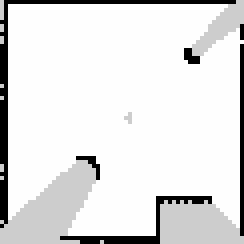
#> input picture World_map.pgm, 61 x 61 px, found by its file name (shown 4 times larger)
$ python testing.py
#> lines starting #> are read from the running program, lines starting #| are printed output that depends on the picture; after the words box and inside, x2 and y2 are one past the last pixel; in counts of white or black regions, pixels touching at a corner belong together
### tidy_cleaning_mode/cleaning_behaviour/global_pathplanning.py
#!/usr/bin/env python


import cv2
import numpy as np
import math
from pathfinding.core.grid import Grid
from pathfinding.finder.best_first import BestFirst
from pathfinding.core.diagonal_movement import DiagonalMovement
from pathfinding.core.heuristic import euclidean

#class will be dedicated to for trying to deduce a path/set of instructions for the robot to move a target box to the correct wall avoiding the obstacles and other boxes
class PathPlanning():
    """Path planning for the boxes and movement

        Inputs:

        map file .pgm

    """
    #colour presets
    red =(0,0,255)
    green = (0,255,0)
    blue = (255,0,0)

    #common images
    img_open  = None
    binary_map = None
    dialated_image = None

    #image params
    width = 0
    height = 0

    #box information]
    green_boxes = None
    red_boxes = None
    target_box =None

    valid_path = True
    #pathing information
    #main path
    path = []
    push = []
    #path to the start
    start = []


    def __init__(self,gboxs,rboxs):
        self.green_boxes = gboxs
        self.red_boxes = rboxs

        #basic config such as opening the image and rescaling
        img = cv2.imread('/workspaces/AMR-Assessment/World_map.pgm',cv2.COLOR_BGR2GRAY)
#> img is the input picture: shape (61, 61); min 0, max 254, mean 225.9
        height, width = img.shape[:2]
#> height = 61; width = 61

        #resolution makes 1 pixel = 0.5cm
        x_factor = 600/width
#> x_factor = 9.84
        y_factor = 600/height
#> y_factor = 9.84

        self.img_open = cv2.resize(img, None, fx=x_factor, fy=y_factor, interpolation=cv2.INTER_NEAREST)
        self.height, self.width = self.img_open.shape[:2]
#> self.height = 600; self.width = 600
        print("current image size ",self.width,"x",self.height)
#| current image size  600 x 600

    def ObsBufferInc(self):
        """used to make the buffers for the obstacles

         obstacle are larger buffer zone than the walls


        """
        x = 20  # Starting x-coordinate of the region
        y = 20  # Starting y-coordinate of the region
        width = 580  # Width of the region
        height = 580  # Height of the region

        # Create a binary mask specifying the region
        mask = np.zeros_like(self.binary_map[:, :])  # Create a mask with the same dimensions as the image
        mask[x:width,y:height] = 255  # Set the region to 255 (white)

        # Apply erosion to the mask
        kernel = np.ones((0, 0), np.uint8)
        eroded_mask = cv2.erode(mask, kernel, iterations=1)
        wall_mask = cv2.bitwise_and(cv2.bitwise_not(self.binary_map), cv2.bitwise_not(self.binary_map), mask=eroded_mask)
        oppi_wal  = cv2.bitwise_not(wall_mask)

        kernel = np.ones((70, 70), np.uint8)
        expanded_black_pixels_mask = cv2.erode(oppi_wal, kernel, iterations=1)
        self.dialated_image = cv2.bitwise_and(expanded_black_pixels_mask, eroded_mask)

    # [27 lines left out: function douglas_peucker, not called in this run]

    def perpendicular_distance(self,point, start, end):
        # Calculate perpendicular distance of 'point' from line connecting 'start' and 'end'
        return abs((end[1] - start[1]) * point[0] - (end[0] - start[0]) * point[1] + end[0] * start[1] - end[1] * start[0]) / ((end[1] - start[1]) ** 2 + (end[0] - start[0]) ** 2) ** 0.5

    # [148 lines left out: functions GetBearing, InterBear, GetPixel, not called in this run]


    def MapOverlay(self):

        #adding the boxes onto the map
        for boxes in self.green_boxes:
            box_x =  int(((boxes[2] - -1.5)/3) * self.width)
            box_y = 600-int(((boxes[3]  - - 1.5)/3) * self.height)
            cv2.rectangle(self.binary_map, (box_x-6, box_y-6), (box_x + 6, box_y + 6), (0,0,0), thickness=-1)

        for box in self.red_boxes:
            box_x =  int(((box[2] - -1.5)/3) * self.width)
            box_y = 600-int(((box[3]  - - 1.5)/3) * self.height)
            cv2.rectangle(self.binary_map, (box_x-6, box_y-6), (box_x + 6, box_y + 6), (0,0,0), thickness=-1)


    # [79 lines left out: functions Nav2Start, Pix2Cart, not called in this run]

    def PathMakingBackup(self,botx,boty,target):
            ##Main function that will provide the path planning based on a customised method
#> called with botx = 0, boty = 0
            self.target_box=target
            if self.target_box[0] !=None:
                pot_goals = []
                if self.target_box[1] == 1.0:
                    x = 570

                else:
                    x=50


                for i in range(100,500):
                    pot_goals.append([x,i])

                print("Planning a Path")
                sx =  int(((self.target_box[2] - -1.5)/3) * self.width)
#> sx = 471
                sy= 600-int(((self.target_box[3]  - - 1.5)/3) * self.height)
#> sy = 384
                self.X =  int(((botx - -1.5)/3) * self.width)
#> self.X = 300
                self.Y = 600-int(((boty  - - 1.5)/3) * self.height)
#> self.Y = 300
                start = [sx,sy]
#> start = [471, 384]


                child = start
#> child = [471, 384]
                self.path = []
                new_green = []
                new_red = []
                for gboxes in self.green_boxes:
                    if gboxes != target:
                        new_green.append(gboxes)
                for rboxes in self.red_boxes:
                    if rboxes != target:
                        new_red.append(rboxes)

                self.green_boxes = new_green
                self.red_boxes = new_red


                tx =  int(((target[2] - -1.5)/3) * self.width)
#> tx = 471
                ty= 600-int(((target[3]  - - 1.5)/3) * self.height)
                self.target_box = target

                #[tx,ty]
                a, self.binary_map = cv2.threshold(self.img_open, 127, 255, cv2.THRESH_BINARY)
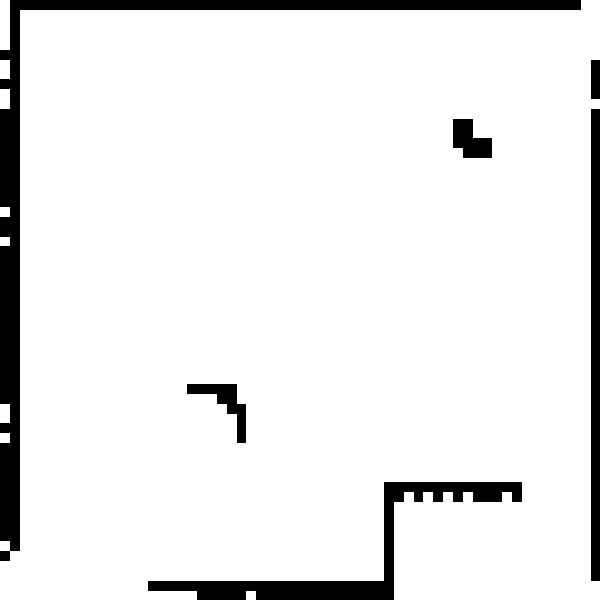
#> self.binary_map: shape (600, 600); 91.9% white; 6 black regions, box (x1, y1, x2, y2) and area: (0, 0, 581, 561) 15260, (148, 482, 522, 600) 7193, (591, 109, 600, 581) 4248, (187, 384, 246, 443) 1151, (453, 119, 492, 158) 1060, (591, 60, 600, 99) 351
                #adding the boxes that arent the except from the moving box to the obstacles
                self.MapOverlay()
#> after the loop in MapOverlay, `for boxes in self.green_boxes:`:
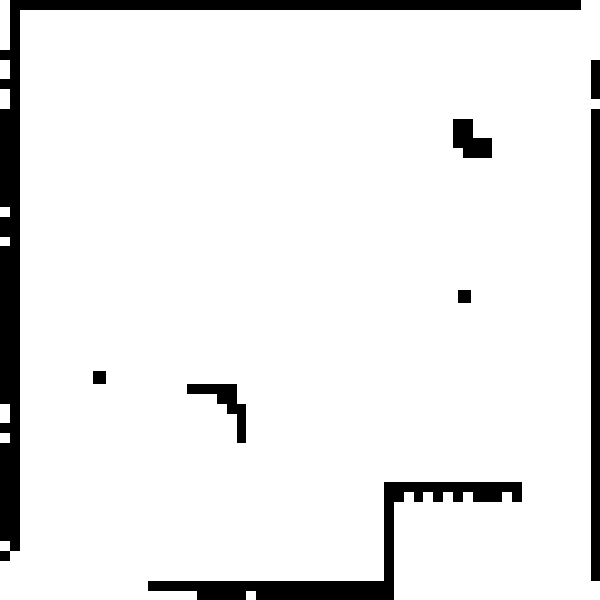
#> self.binary_map: shape (600, 600); 91.8% white; 8 black regions, largest, box (x1, y1, x2, y2) and area: (0, 0, 581, 561) 15260, (148, 482, 522, 600) 7193, (591, 109, 600, 581) 4248
#> after the loop in MapOverlay, `for box in self.red_boxes:`:
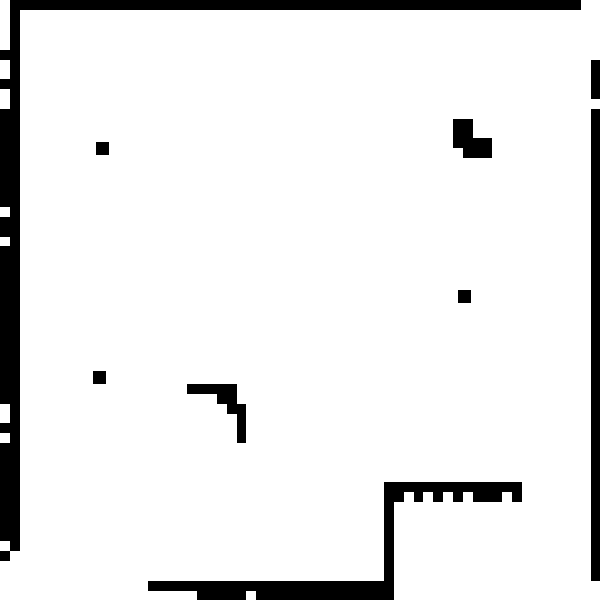
#> self.binary_map: shape (600, 600); 91.7% white; 9 black regions, largest, box (x1, y1, x2, y2) and area: (0, 0, 581, 561) 15260, (148, 482, 522, 600) 7193, (591, 109, 600, 581) 4248
                #creating a dialated image for obstacle free navigation
                self.ObsBufferInc()
#> in ObsBufferInc, `eroded_mask = cv2.erode(mask, kernel, iterations=1)`: eroded_mask: shape (600, 600); 86.5% white; 1 black region, box (x1, y1, x2, y2) and area: (0, 0, 600, 600) 48636
#> in ObsBufferInc, `eroded_mask = cv2.erode(mask, kernel, iterations=1)`:
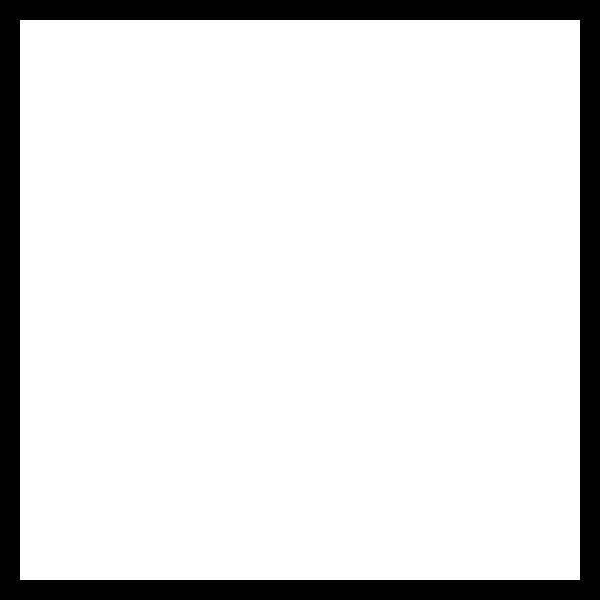
#> mask: shape (600, 600); 87.1% white; 1 black region, box (x1, y1, x2, y2) and area: (0, 0, 600, 600) 46400
#> in ObsBufferInc, `wall_mask = cv2.bitwise_and(cv2.bitwise_not(self.binary_map), cv2.bitw..`:
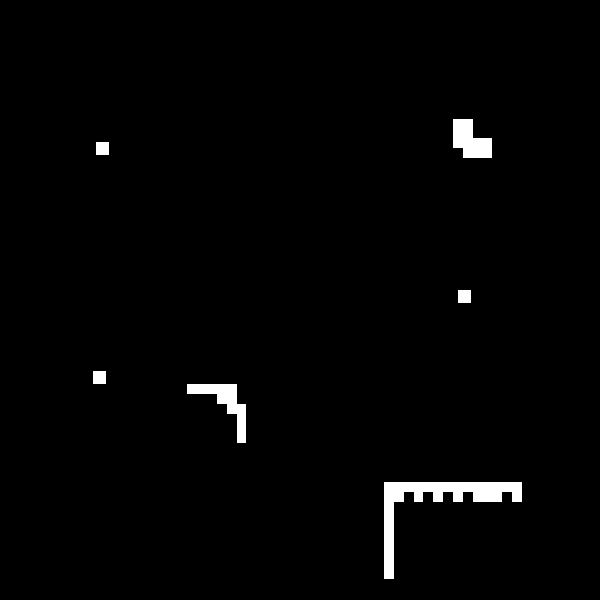
#> wall_mask: shape (600, 600); 1.6% white; 6 white regions, box (x1, y1, x2, y2) and area: (384, 482, 522, 579) 3030, (187, 384, 246, 443) 1151, (453, 119, 492, 158) 1060, (96, 142, 109, 155) 169, (458, 290, 471, 303) 169, (93, 371, 106, 384) 169
#> in ObsBufferInc, `expanded_black_pixels_mask = cv2.erode(oppi_wal, kernel, iterations=1)`:
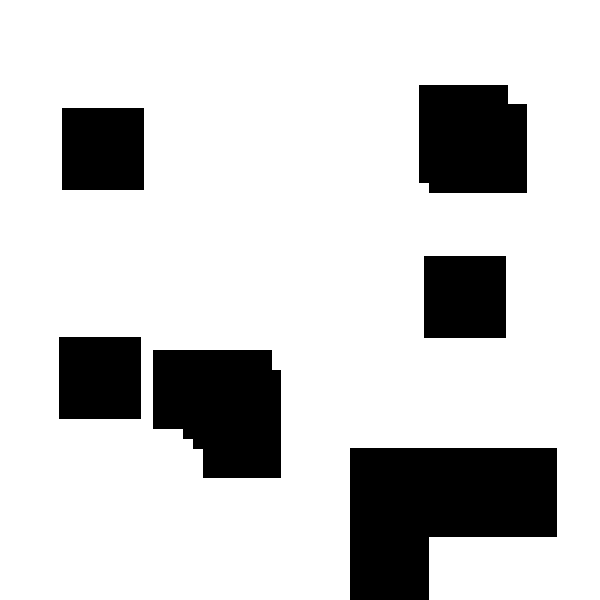
#> expanded_black_pixels_mask: shape (600, 600); 80.9% white; 6 black regions, box (x1, y1, x2, y2) and area: (350, 448, 557, 600) 23400, (153, 350, 281, 478) 14054, (419, 85, 527, 193) 11203, (62, 108, 144, 190) 6724, (424, 256, 506, 338) 6724, (59, 337, 141, 419) 6724
#> in ObsBufferInc, `self.dialated_image = cv2.bitwise_and(expanded_black_pixels_mask, erod..`:
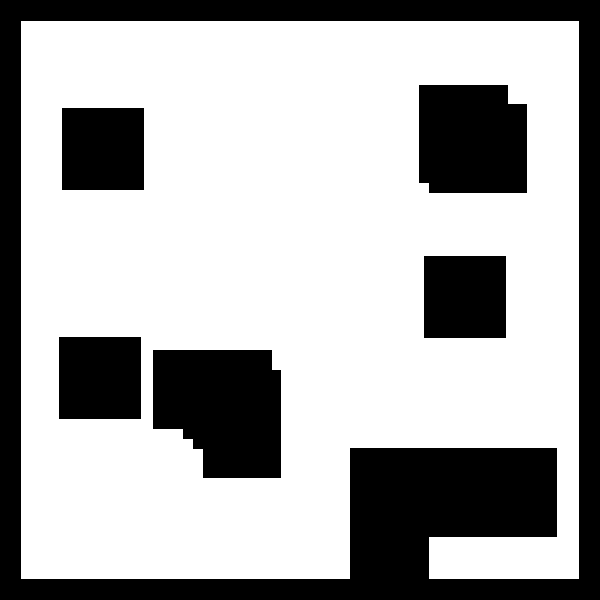
#> self.dialated_image: shape (600, 600); 67.8% white; 6 black regions, box (x1, y1, x2, y2) and area: (0, 0, 600, 600) 70377, (153, 350, 281, 478) 14054, (419, 85, 527, 193) 11203, (62, 108, 144, 190) 6724, (424, 256, 506, 338) 6724, (59, 337, 141, 419) 6724
                matrix=np.array(self.binary_map)
#> (the run stopped early here; a loop or call above may not have finished)
